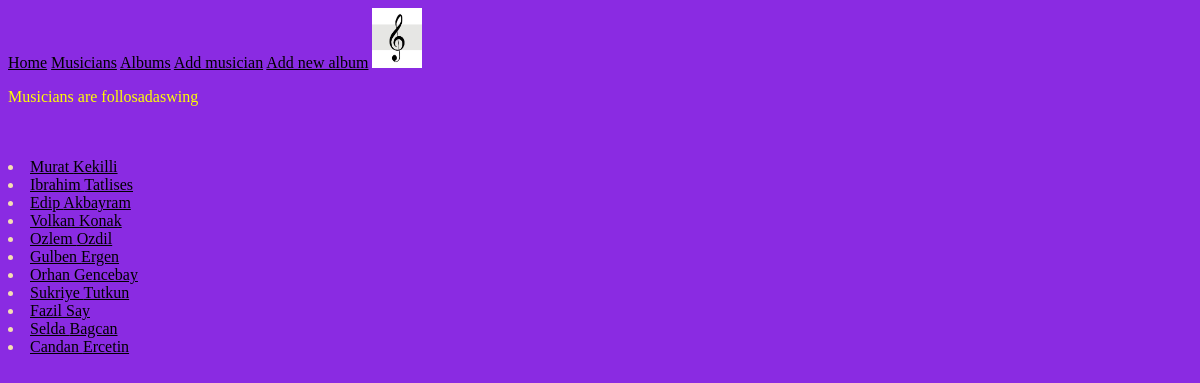
Before: /musician_list/ with the older database file.
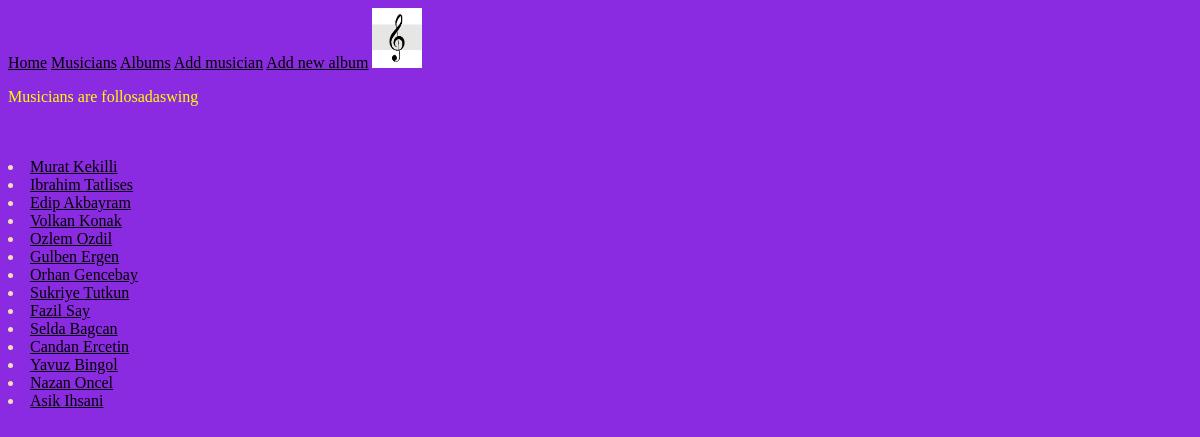
After: the same page with the newer database file.
### my_app/models.py (models this page shows, shortened)
class Musician(models.Model):
    first_name = models.CharField(max_length=30)
    last_name = models.CharField(max_length=30)
    tool = models.CharField(max_length=30)

### my_app/views.py (the view)
# urls.py: path('musician_list/',views.musician_list, name="musicianlist"),
def musician_list(request):
    singer_from_db = Musician.objects.all()
    count = Musician.objects.all().count()
    context = {
        'listo_singer':singer_from_db,
        'count_of_singer':count,
    }
    return render(request,"my_app/musician_list.html",context)

### templates/my_app/musician_list.html
{% extends 'my_app/base.html' %}
{% block content %}
    <p>Musicians are follosadaswing</p>
    <br>
    <br>
    {% for x in listo_singer %}
        <li><a href= "{{x.pk}}">{{x.first_name}} {{x.last_name}}</a></li>
    {% endfor %}
{% endblock %}

### templates/my_app/base.html (shortened to what this page needs)
{% load static %}
<link rel="stylesheet" href="{% static 'css/omercik.css' %}">
<!DOCTYPE html>
<html lang="en">
<head>
</head>
<a href="{% url 'home page' %}">Home</a>
<a href="{% url 'musicianlist' %}">Musicians</a>
<a href="{% url 'albumlist' %}">Albums</a>
<a href="{% url 'addsinger'%}">Add musician</a>
<a href="{% url 'addalbums'%}">Add new album</a>
<img src="{% static 'images/sol.jpg' %}" alt="solkey"  width="50" height="60" >
<body>
    {% block content %}
    {% endblock %}
</body>
</html>

### static/css/omercik.css (style rules this page uses)
body { color:yellow; background-color:blueviolet; }
a { color:black; }
li { color:wheat; }

Changed rows visible on the page:
added Musician: first_name "Yavuz", last_name "Bingol"
added Musician: first_name "Nazan", last_name "Oncel"
added Musician: first_name "Asik", last_name "Ihsani"
